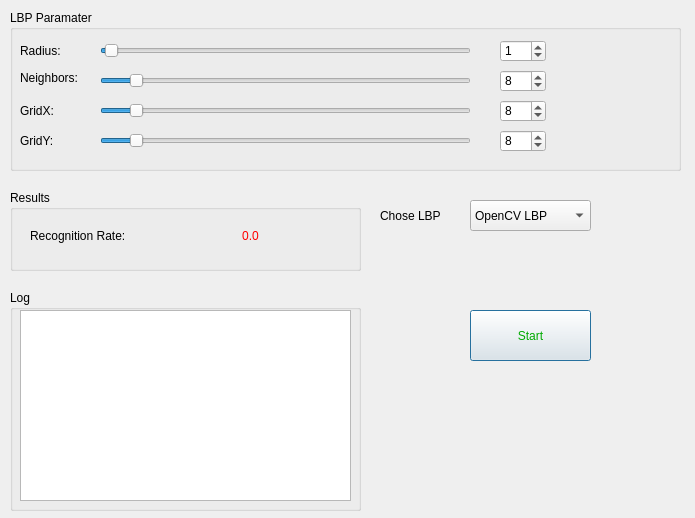
<?xml version="1.0" encoding="UTF-8"?>
<ui version="4.0">
 <class>FaceView</class>
 <widget class="QDialog" name="FaceView">
  <property name="geometry">
   <rect>
    <x>0</x>
    <y>0</y>
    <width>695</width>
    <height>518</height>
   </rect>
  </property>
  <property name="font">
   <font>
    <family>Microsoft YaHei UI</family>
   </font>
  </property>
  <property name="windowTitle">
   <string>Face Recognition</string>
  </property>
  <widget class="QGroupBox" name="groupBox">
   <property name="geometry">
    <rect>
     <x>10</x>
     <y>10</y>
     <width>671</width>
     <height>161</height>
    </rect>
   </property>
   <property name="title">
    <string>LBP Paramater</string>
   </property>
   <widget class="QLabel" name="label_2">
    <property name="geometry">
     <rect>
      <x>10</x>
      <y>30</y>
      <width>72</width>
      <height>21</height>
     </rect>
    </property>
    <property name="text">
     <string>Radius:</string>
    </property>
   </widget>
   <widget class="QLabel" name="label_3">
    <property name="geometry">
     <rect>
      <x>10</x>
      <y>60</y>
      <width>72</width>
      <height>15</height>
     </rect>
    </property>
    <property name="text">
     <string>Neighbors:</string>
    </property>
   </widget>
   <widget class="QLabel" name="label_4">
    <property name="geometry">
     <rect>
      <x>10</x>
      <y>90</y>
      <width>72</width>
      <height>21</height>
     </rect>
    </property>
    <property name="text">
     <string>GridX:</string>
    </property>
   </widget>
   <widget class="QLabel" name="label_5">
    <property name="geometry">
     <rect>
      <x>10</x>
      <y>120</y>
      <width>72</width>
      <height>21</height>
     </rect>
    </property>
    <property name="text">
     <string>GridY:</string>
    </property>
   </widget>
   <widget class="QSlider" name="horizontalSlider">
    <property name="geometry">
     <rect>
      <x>90</x>
      <y>30</y>
      <width>371</width>
      <height>22</height>
     </rect>
    </property>
    <property name="value">
     <number>1</number>
    </property>
    <property name="orientation">
     <enum>Qt::Horizontal</enum>
    </property>
   </widget>
   <widget class="QSlider" name="horizontalSlider_2">
    <property name="geometry">
     <rect>
      <x>90</x>
      <y>60</y>
      <width>371</width>
      <height>22</height>
     </rect>
    </property>
    <property name="value">
     <number>8</number>
    </property>
    <property name="orientation">
     <enum>Qt::Horizontal</enum>
    </property>
   </widget>
   <widget class="QSlider" name="horizontalSlider_3">
    <property name="geometry">
     <rect>
      <x>90</x>
      <y>90</y>
      <width>371</width>
      <height>22</height>
     </rect>
    </property>
    <property name="value">
     <number>8</number>
    </property>
    <property name="orientation">
     <enum>Qt::Horizontal</enum>
    </property>
   </widget>
   <widget class="QSlider" name="horizontalSlider_4">
    <property name="geometry">
     <rect>
      <x>90</x>
      <y>120</y>
      <width>371</width>
      <height>22</height>
     </rect>
    </property>
    <property name="value">
     <number>8</number>
    </property>
    <property name="orientation">
     <enum>Qt::Horizontal</enum>
    </property>
   </widget>
   <widget class="QSpinBox" name="spinBox">
    <property name="geometry">
     <rect>
      <x>490</x>
      <y>30</y>
      <width>46</width>
      <height>22</height>
     </rect>
    </property>
    <property name="value">
     <number>1</number>
    </property>
   </widget>
   <widget class="QSpinBox" name="spinBox_2">
    <property name="geometry">
     <rect>
      <x>490</x>
      <y>60</y>
      <width>46</width>
      <height>22</height>
     </rect>
    </property>
    <property name="value">
     <number>8</number>
    </property>
   </widget>
   <widget class="QSpinBox" name="spinBox_3">
    <property name="geometry">
     <rect>
      <x>490</x>
      <y>90</y>
      <width>46</width>
      <height>22</height>
     </rect>
    </property>
    <property name="value">
     <number>8</number>
    </property>
   </widget>
   <widget class="QSpinBox" name="spinBox_4">
    <property name="geometry">
     <rect>
      <x>490</x>
      <y>120</y>
      <width>46</width>
      <height>22</height>
     </rect>
    </property>
    <property name="value">
     <number>8</number>
    </property>
   </widget>
  </widget>
  <widget class="QGroupBox" name="groupBox_2">
   <property name="geometry">
    <rect>
     <x>10</x>
     <y>190</y>
     <width>351</width>
     <height>81</height>
    </rect>
   </property>
   <property name="title">
    <string>Results</string>
   </property>
   <widget class="QLabel" name="label">
    <property name="geometry">
     <rect>
      <x>20</x>
      <y>30</y>
      <width>131</width>
      <height>31</height>
     </rect>
    </property>
    <property name="text">
     <string>Recognition Rate:</string>
    </property>
   </widget>
   <widget class="QLabel" name="rateLabel">
    <property name="geometry">
     <rect>
      <x>180</x>
      <y>30</y>
      <width>121</width>
      <height>31</height>
     </rect>
    </property>
    <property name="styleSheet">
     <string notr="true">color: rgb(255, 0, 0);</string>
    </property>
    <property name="text">
     <string>0.0</string>
    </property>
    <property name="alignment">
     <set>Qt::AlignCenter</set>
    </property>
   </widget>
  </widget>
  <widget class="QComboBox" name="comboBox">
   <property name="geometry">
    <rect>
     <x>470</x>
     <y>200</y>
     <width>121</width>
     <height>31</height>
    </rect>
   </property>
   <item>
    <property name="text">
     <string>OpenCV LBP</string>
    </property>
   </item>
   <item>
    <property name="text">
     <string>My Custom LBP</string>
    </property>
   </item>
  </widget>
  <widget class="QLabel" name="label_6">
   <property name="geometry">
    <rect>
     <x>380</x>
     <y>200</y>
     <width>72</width>
     <height>31</height>
    </rect>
   </property>
   <property name="text">
    <string>Chose LBP</string>
   </property>
  </widget>
  <widget class="QPushButton" name="startButton">
   <property name="geometry">
    <rect>
     <x>470</x>
     <y>310</y>
     <width>121</width>
     <height>51</height>
    </rect>
   </property>
   <property name="styleSheet">
    <string notr="true">color: rgb(0, 170, 0);</string>
   </property>
   <property name="text">
    <string>Start</string>
   </property>
  </widget>
  <widget class="QGroupBox" name="groupBox_3">
   <property name="geometry">
    <rect>
     <x>10</x>
     <y>290</y>
     <width>351</width>
     <height>221</height>
    </rect>
   </property>
   <property name="title">
    <string>Log</string>
   </property>
   <widget class="QTextEdit" name="logtextEdit">
    <property name="geometry">
     <rect>
      <x>10</x>
      <y>20</y>
      <width>331</width>
      <height>191</height>
     </rect>
    </property>
    <property name="styleSheet">
     <string notr="true"/>
    </property>
    <property name="readOnly">
     <bool>true</bool>
    </property>
   </widget>
  </widget>
 </widget>
 <resources/>
 <connections/>
</ui>
